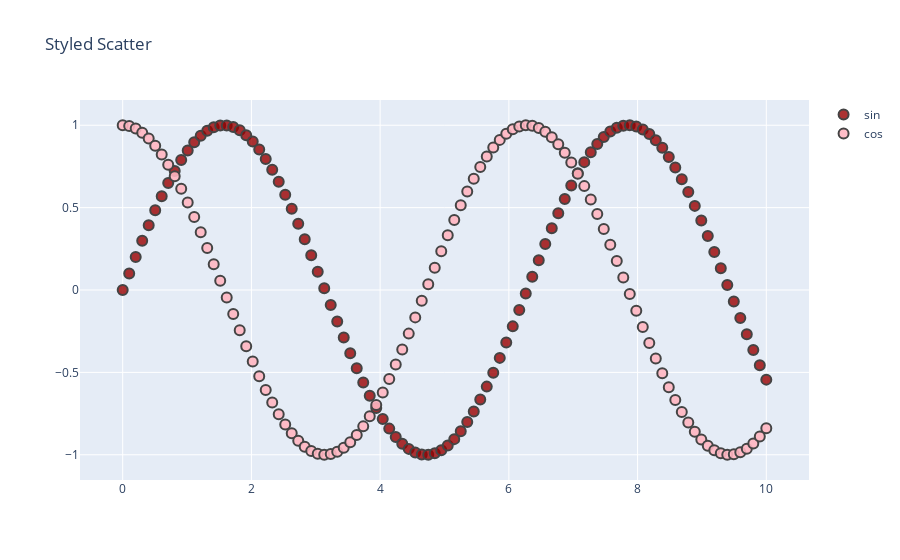

The notebook cell this image was saved under:
### Code cell
t = np.linspace(0, 10, 100)
fig = go.Figure()

#primeira linha
fig.add_trace(go.Scatter(x=t, y=np.sin(t), name='sin', mode='markers', marker_color='rgba(152, 0, 0, .8)'))

#segunda linha
fig.add_trace(go.Scatter(x=t, y=np.cos(t), name='cos', marker_color='rgba(255, 182, 193, .9)'))

fig.update_traces(mode='markers', marker_line_width=2, marker_size=10)
fig.update_layout(title='Styled Scatter', yaxis_zeroline=False, xaxis_zeroline=False)
